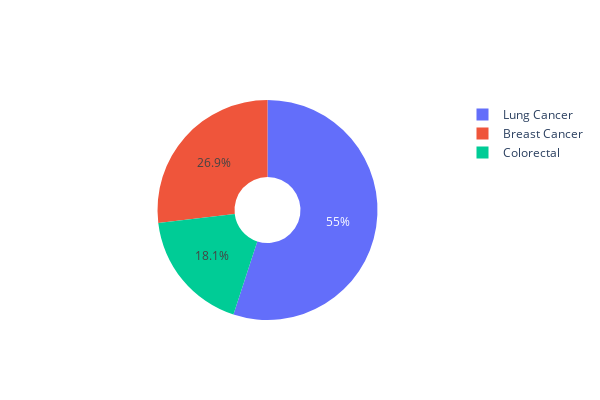

This figure's notebook cell:
### Code cell
fig = go.Figure(data=[go.Pie(labels=['Breast Cancer','Colorectal','Lung Cancer'],
             values=types.values,hole=.3)])
fig.update_layout(autosize=False,width=600,height=400)
fig.show()

### Figure 1 — Plotly figure (JSON) as saved in the notebook; plotly's stock layout.template omitted (floating-point values rounded to 4 significant figures)
{"data": [{"hole": 0.3, "labels": ["Breast Cancer", "Colorectal", "Lung Cancer"], "type": "pie", "values": [26.01, 17.5, 53.21]}], "layout": {"autosize": false, "height": 400, "width": 600}}
